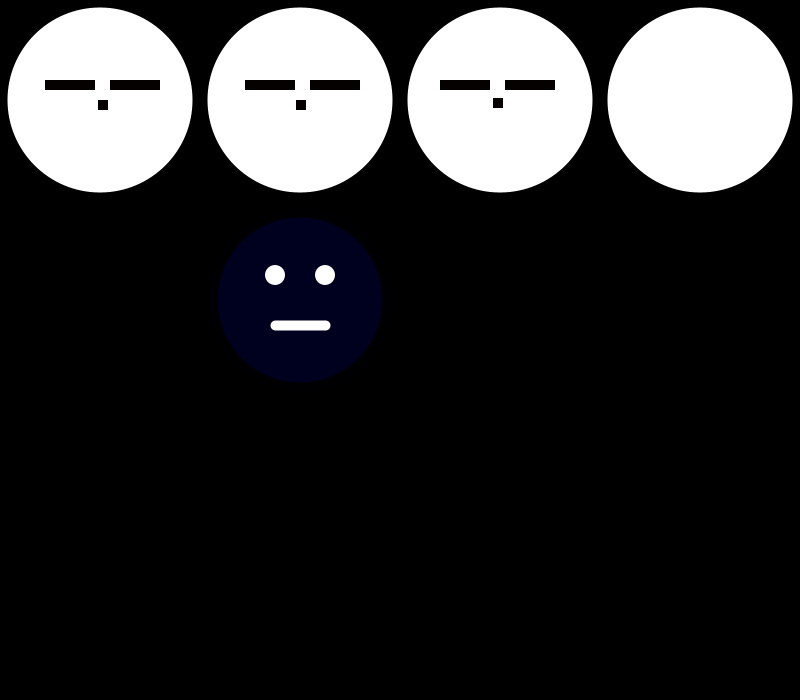
Frame 1 (no input)
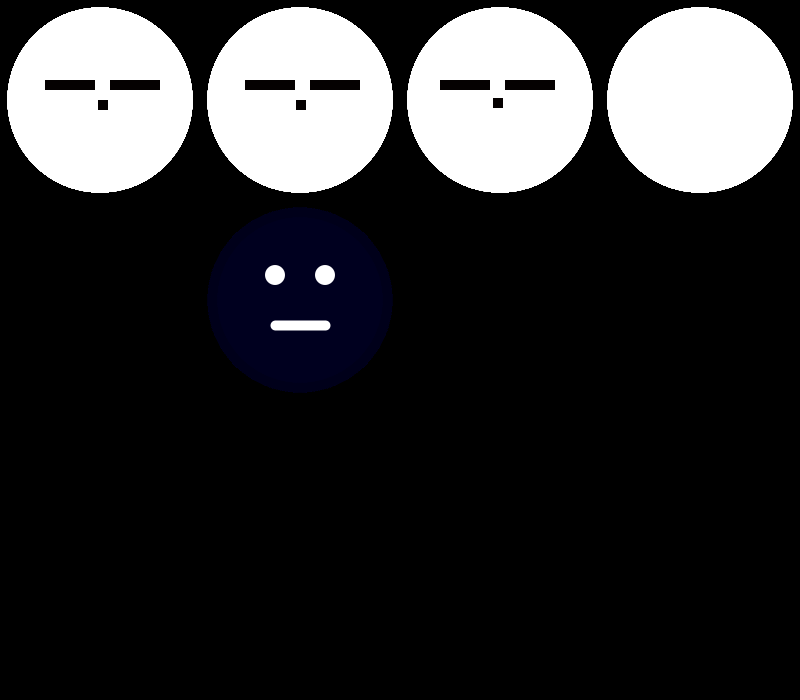
Frame 60 (the mouse pressed at the canvas centre just before this capture)
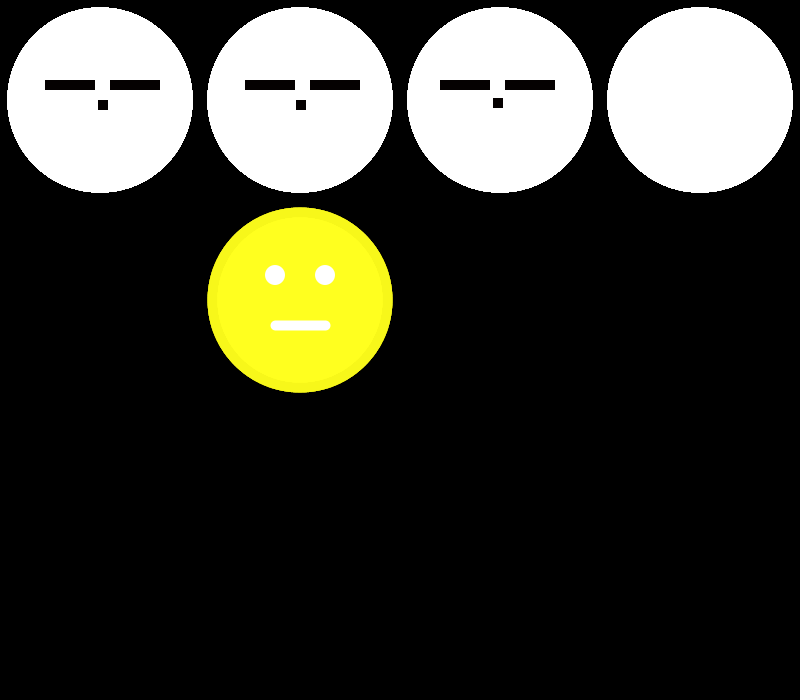
Frame 120 (the mouse held since frame 60 and released just before this capture)

The Processing sketch that drew these frames (run headless with seeded random() and noise(); from frame 60 on, the mouse is pressed at the canvas centre):

// Processing sketch: processing_36077
// ── processing_36077.pde


 void setup(){
  size(800,700);
 background(0,0,0);
  
  fill(255);
  smooth();
}

void draw(){
 
  fill(255);
  noStroke();
  ellipseMode(CENTER);
  ellipse(100,100,185,185);
 
  fill(5,1,1);
  rect(45,80,50,10);
  fill(5,1,1);
  rect(110,80,50,10);
  fill(5,1,1);
  rect(98,100,10,10);
  
  fill(255);
  noStroke();
  ellipseMode(CENTER);
  ellipse(300,100,185,185);
  
  fill(5,1,1);
  rect(245,80,50,10);
  fill(5,1,1);
  rect(310,80,50,10);
  fill(5,1,1);
  rect(296,100,10,10);
  
  fill(255);
  ellipse(500,100,185,185);

  fill(5,1,1);
  rect(440,80,50,10);
  fill(5,1,1);
  rect(505,80,50,10);
  fill(5,1,1);
  rect(493,98,10,10);
  
  fill(255);
  ellipse(700,100,185,185);

  fill(5,1,1);
  rect(440,80,50,10);
  
  fill(mouseX,mouseY,31,15);
  noStroke();
  ellipseMode(CENTER);
  ellipse(300,300,185,185);
    
  fill(mouseX,mouseY,31);
  noStroke();
  ellipseMode(CENTER);
  ellipse(300,300,165,165);
    
  fill(255);
  ellipse(325,275,20,20);
    
  fill(255);
  ellipse(275,275,20,20);
    
  strokeWeight(10);
  stroke(255);
  line(275,325,325,325);
  }
